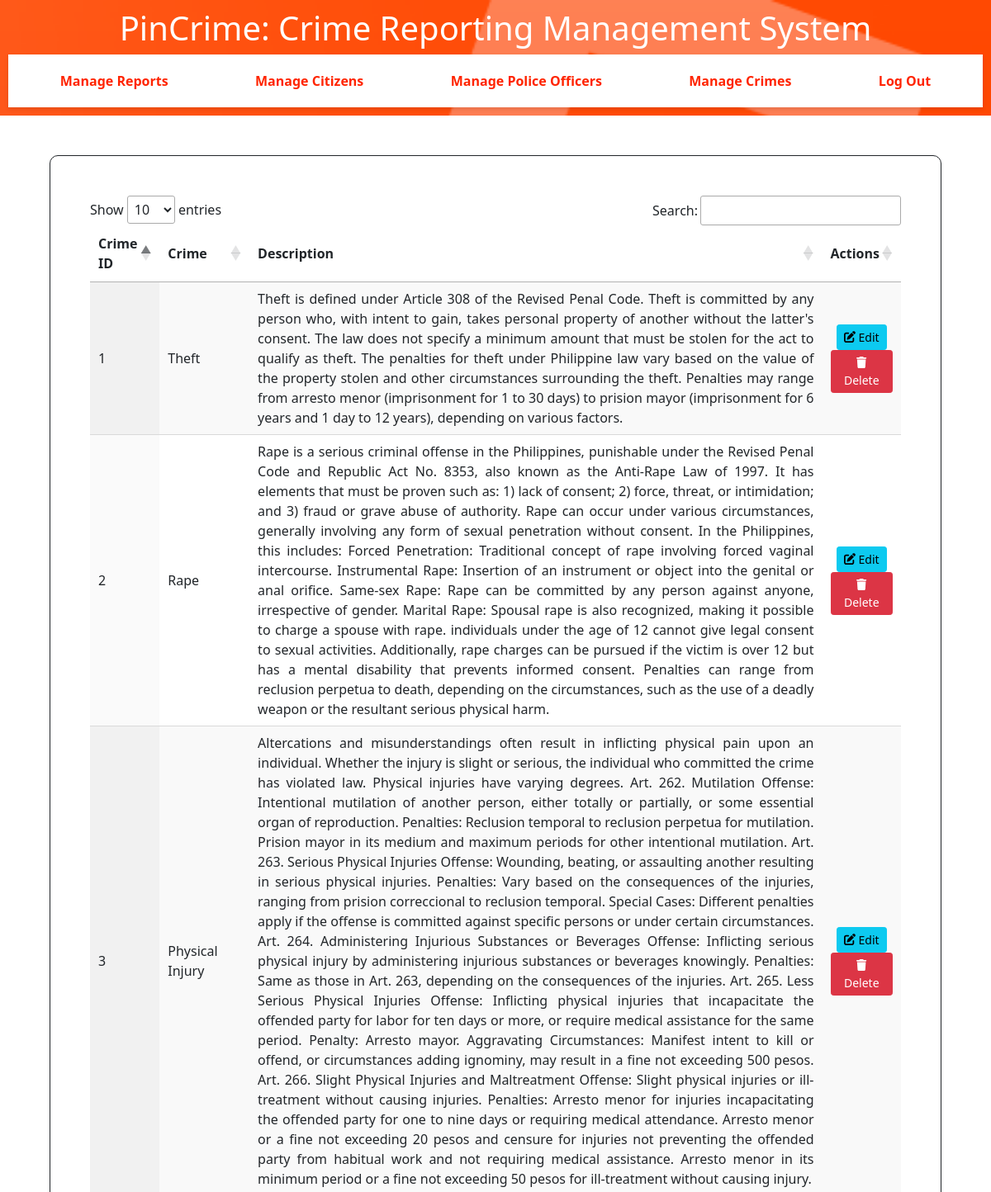
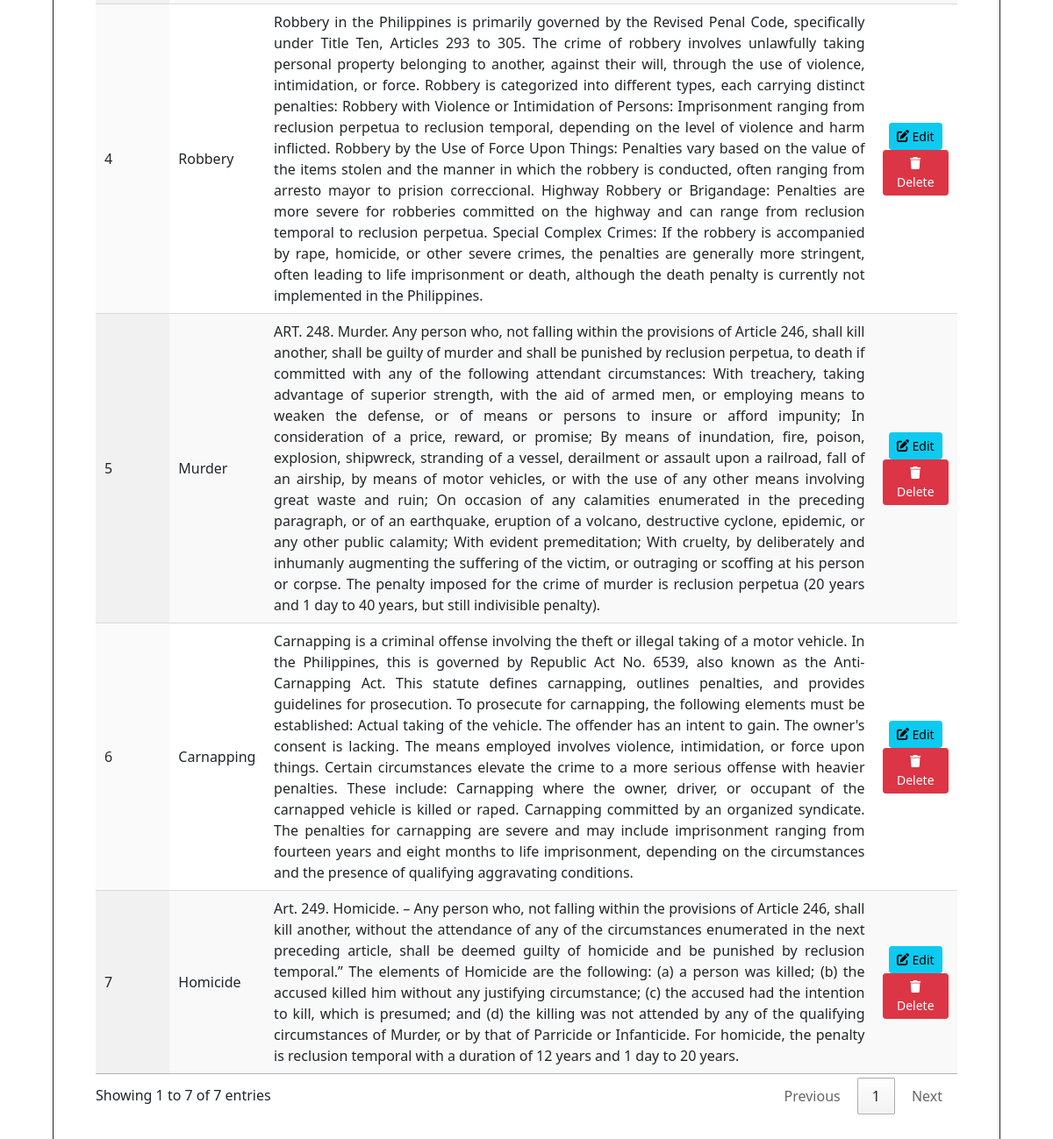
Screenshot of /admin_mng_crime.php (signed in) with the database file from the repository (2 pictures, top to bottom).
### tables this page shows
CREATE TABLE `type_crimes` (
  `crime_id` int(11) NOT NULL,
  `crime` varchar(100) NOT NULL,
  `description` varchar(2500) DEFAULT NULL
);

### admin_mng_crime.php (the view, shortened to what this page needs)
<?php
if (isset($_SESSION['email']) && isset($_SESSION['username']) && isset($_SESSION['password'])) {
?>
<!DOCTYPE html>
<html lang="en">
<head>
    <link rel="stylesheet" type="text/css" href="admin.css">
    <link href="https://cdn.jsdelivr.net/npm/bootstrap@5.0.2/dist/css/bootstrap.min.css" rel="stylesheet">
    <link rel="stylesheet" href="https://cdn.datatables.net/1.10.25/css/jquery.dataTables.min.css">
</head>
<body>
    <?php
    require "admin_header.php";
    ?>
    <div class="container-md mt-5 p-5">
        <table id="crimesTable" class="display">
            <thead>
                <tr>
                    <th>Crime ID</th>
                    <th>Crime</th>
                    <th>Description</th>
                    <th>Actions</th>
                </tr>
            </thead>
            <tbody>
                <?php
                    require "conn.php";
                    $query = "SELECT * FROM type_crimes";
                    $result = $conn->query($query);
                    while ($row = $result->fetch_assoc()) {
                ?>
                    <tr>
                        <td><?php echo $row['crime_id'] ?></td>
                        <td><?php echo $row['crime'] ?></td>
                        <td style="text-align: justify;"><?php echo $row['description'] ?></td>
                        <td class="text-center">
                            <a href="admin_crime_update.php?crime_id=<?php echo $row['crime_id']?>" class="btn btn-info btn-sm"><i class="fas fa-edit"></i> Edit</a><br>
                            <a href="admin_delete.php?crime_id=<?php echo $row['crime_id']?>" onclick="return confirm('Are you sure you want to delete?')" class="btn btn-danger btn-sm"><i class="fas fa-trash"></i> Delete</a>
                        </td>
                    </tr>
                <?php
                }
                ?>
            </tbody>
        </table>
    </div>
</body>
</html>
<?php
} else {
    header("Location:invalid.php");
}
?>

### admin_mng_crime.php (style rules this page uses)
.container-md { border-style: solid; border-width: 1px; border-radius: 10px; padding: 20px; width: 90%; margin: auto; }

### rows the page displays
type_crimes: crime_id "1", crime "Theft", description "Theft is defined under Article 308 of the Revised Penal Code. Theft is committed by any person who, with intent to gain, takes personal property of another without the latter's consent. The law does not specify a minimum amount that must be stolen for the act to qualify as theft. The penalties for theft under Philippine law vary based on the value of the property stolen and other circumstances surrounding the theft. Penalties may range from arresto menor (imprisonment for 1 to 30 days) to prision mayor (imprisonment for 6 years and 1 day to 12 years), depending on various factors."
type_crimes: crime_id "2", crime "Rape", description "Rape is a serious criminal offense in the Philippines, punishable under the Revised Penal Code and Republic Act No. 8353, also known as the Anti-Rape Law of 1997. It has elements that must be proven such as: 1) lack of consent; 2) force, threat, or intimidation; and 3) fraud or grave abuse of authority. Rape can occur under various circumstances, generally involving any form of sexual penetration without consent. In the Philippines, this includes: Forced Penetration: Traditional concept of rape involving forced vaginal intercourse. Instrumental Rape: Insertion of an instrument or object into the genital or anal orifice. Same-sex Rape: Rape can be committed by any person against anyone,…"
type_crimes: crime_id "3", crime "Physical Injury", description "Altercations and misunderstandings often result in inflicting physical pain upon an individual. Whether the injury is slight or serious, the individual who committed the crime has violated law. Physical injuries have varying degrees. Art. 262. Mutilation Offense: Intentional mutilation of another person, either totally or partially, or some essential organ of reproduction. Penalties: Reclusion temporal to reclusion perpetua for mutilation. Prision mayor in its medium and maximum periods for other intentional mutilation. Art. 263. Serious Physical Injuries Offense: Wounding, beating, or assaulting another resulting in serious physical injuries. Penalties: Vary based on the consequences of…"
type_crimes: crime_id "4", crime "Robbery", description "Robbery in the Philippines is primarily governed by the Revised Penal Code, specifically under Title Ten, Articles 293 to 305. The crime of robbery involves unlawfully taking personal property belonging to another, against their will, through the use of violence, intimidation, or force. Robbery is categorized into different types, each carrying distinct penalties: Robbery with Violence or Intimidation of Persons: Imprisonment ranging from reclusion perpetua to reclusion temporal, depending on the level of violence and harm inflicted. Robbery by the Use of Force Upon Things: Penalties vary based on the value of the items stolen and the manner in which the robbery is conducted, often ranging…"
type_crimes: crime_id "5", crime "Murder", description "ART. 248. Murder. Any person who, not falling within the provisions of Article 246, shall kill another, shall be guilty of murder and shall be punished by reclusion perpetua, to death if committed with any of the following attendant circumstances: With treachery, taking advantage of superior strength, with the aid of armed men, or employing means to weaken the defense, or of means or persons to insure or afford impunity; In consideration of a price, reward, or promise; By means of inundation, fire, poison, explosion, shipwreck, stranding of a vessel, derailment or assault upon a railroad, fall of an airship, by means of motor vehicles, or with the use of any other means involving great…"
type_crimes: crime_id "6", crime "Carnapping", description "Carnapping is a criminal offense involving the theft or illegal taking of a motor vehicle. In the Philippines, this is governed by Republic Act No. 6539, also known as the Anti-Carnapping Act. This statute defines carnapping, outlines penalties, and provides guidelines for prosecution. To prosecute for carnapping, the following elements must be established: Actual taking of the vehicle. The offender has an intent to gain. The owner's consent is lacking. The means employed involves violence, intimidation, or force upon things. Certain circumstances elevate the crime to a more serious offense with heavier penalties. These include: Carnapping where the owner, driver, or occupant of the…"
type_crimes: crime_id "7", crime "Homicide", description "Art. 249. Homicide. – Any person who, not falling within the provisions of Article 246, shall kill another, without the attendance of any of the circumstances enumerated in the next preceding article, shall be deemed guilty of homicide and be punished by reclusion temporal.” The elements of Homicide are the following: (a) a person was killed; (b) the accused killed him without any justifying circumstance; (c) the accused had the intention to kill, which is presumed; and (d) the killing was not attended by any of the qualifying circumstances of Murder, or by that of Parricide or Infanticide. For homicide, the penalty is reclusion temporal with a duration of 12 years and 1 day to 20 years."
